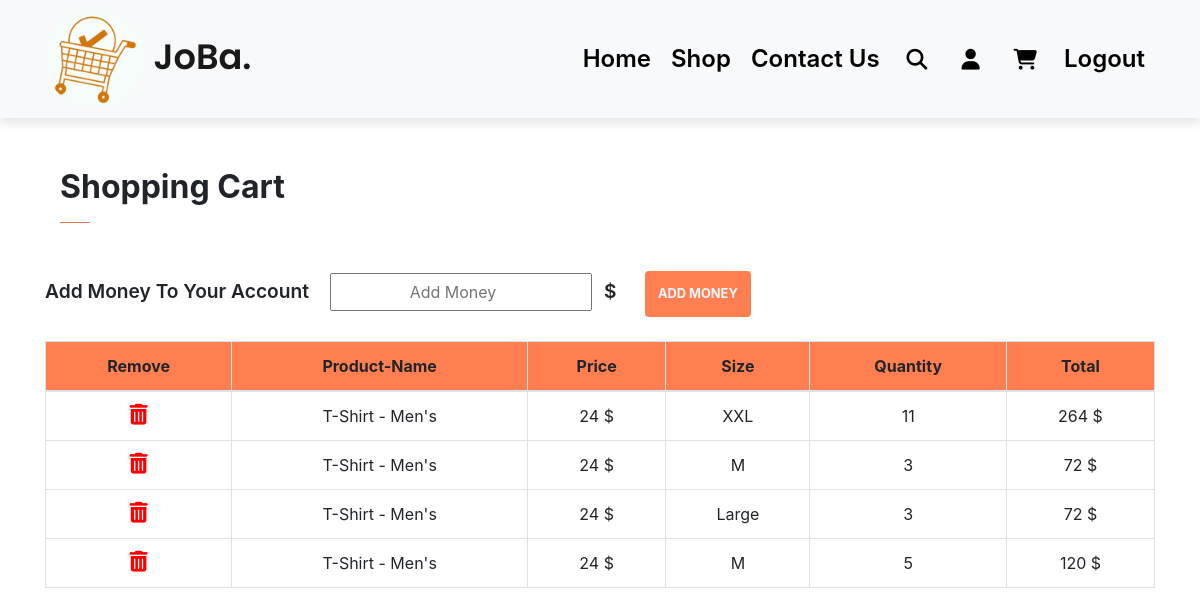
/cart (signed in), run on an earlier commit of the app's database.
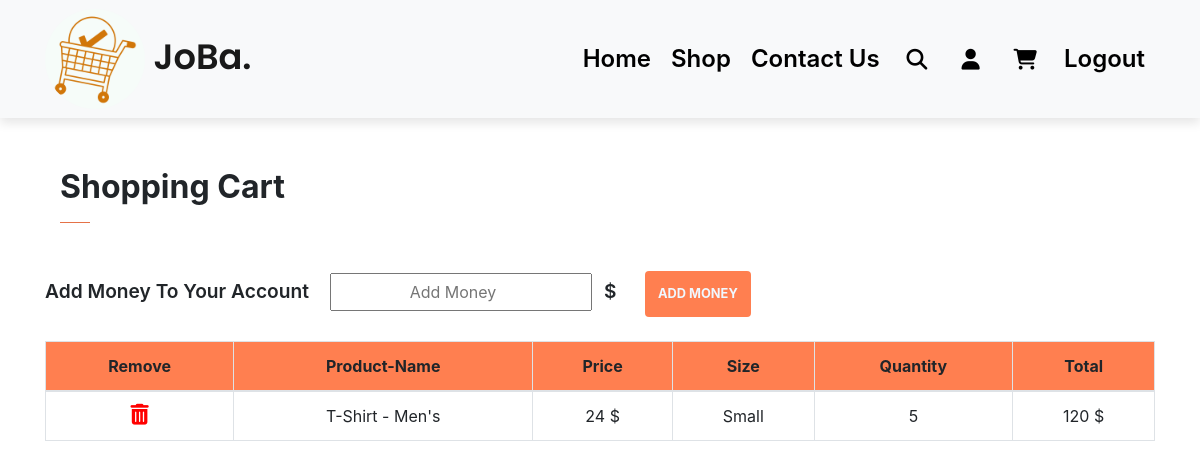
And on a later commit of the database.
### JoBa/models.py (models this page shows)
class Product(db.Model):
    id = db.Column(db.Integer, primary_key=True)
    date = db.Column(db.DateTime(timezone= True), default=func.now())
    product_name = db.Column(db.String(1000))
    product_price = db.Column(db.Integer)
    size = db.Column(db.String(1000))
    quantity = db.Column(db.Integer)
    user_id = db.Column(db.Integer, db.ForeignKey('user.id'))

### JoBa/views.py (the view, shortened to what this page needs)
@views.route("/cart", methods=["GET", "POST"])
@login_required
def cart():
    if request.method == "GET":
        return render_template("cart.html", title="JoBa-Cart", user=current_user)

### JoBa/__init__.py (called while the page is built)
def create_app():
    app = Flask(__name__)
    app.config["SECRET_KEY"] = "yousefsoftware2002engineer98"  # Use to secret you login session and your website date
    app.config["SQLALCHEMY_DATABASE_URI"] = f"sqlite:///{DB_Name}"
    db.init_app(app)
    from .views import views
    from .auth import auth
    app.register_blueprint(views, url_prefix="/")
    app.register_blueprint(auth, url_prefix="/")
    from .models import User, Product
    with app.app_context():
        db.create_all()
    login_manager = LoginManager()
    login_manager.login_view = "auth.login"
    login_manager.init_app(app)
    @login_manager.user_loader
    def load_user(id):
        return User.query.get(int(id))
    return app

### JoBa/templates/cart.html (shortened to what this page needs)
<!DOCTYPE html>
<html lang="en">
<head>
    <link rel="stylesheet" href="{{ url_for('static', filename='css/style.css')}}">
    <link rel="stylesheet" href="https://cdnjs.cloudflare.com/ajax/libs/font-awesome/6.2.0/css/all.min.css">
    <link rel="stylesheet" href="https://cdn.jsdelivr.net/npm/bootstrap@4.6.2/dist/css/bootstrap.min.css">    <link rel="stylesheet" href="https://cdnjs.cloudflare.com/ajax/libs/font-awesome/6.2.0/css/all.min.css">
</head>
<body>
  <nav class="navbar navbar-expand-lg navbar-light bg-light py-1 fixed-top">
    <div class="container">
      <a class="navbar-brand" href="/">
        <img src="static/images/logo/white.png" alt="logo" class="nav-logo">
        JoBa.
      </a>
      <div class="collapse navbar-collapse" id="navbarSupportedContent">
        <ul class="navbar-nav ml-auto">
          {% if user.is_authenticated %}
              <li class="nav-item">
                <a class="nav-link" href="/">Home</a>
              </li>
              <li class="nav-item">
                <a class="nav-link" href="shop1">Shop</a>
              </li>
              <li class="nav-item">
                <a class="nav-link" href="contact_us">Contact Us</a>
              </li>
              <li class="nav-item">
                <a class="nav-link"><i class="fa-solid fa-magnifying-glass"></i></a>
              </li>
              <li class="nav-item">
                <a class="nav-link" href="profile"><i class="fa-solid fa-user"></i></a>
              </li>
              <li class="nav-item">
                <a class="nav-link" href="cart"><i class="fa-solid fa-cart-shopping"></i></a>
              </li>
              <li class="nav-item">
                <a class="nav-link" href="logout">Logout</a>
              </li>
            {% endif %}
        </ul>
      </div>
    </div>
  </nav>
  <div class="container ">
        <div class="container pt-5">
        <h2 class="font-weight-bold">Shopping Cart</h2>
        <hr>
        </div>
        <form method="POST" class="money-form mt-5 mb-4">
            <div class="form-group">
                <label class="form-label money-label" for="money">Add Money To Your Account</label>
                <input name="money" type="number" id="money" placeholder="Add Money" class="money-input ml-3"></input>
                <label class="form-label money-label mx-2" for="Dollar">$</label>
                <button class="money-btn btn ml-3">Add Money</button>
            </div>
        </form>
        <table class="table table-bordered" style="text-align: center;">
            <thead>
              <tr style="background-color:coral;">
                <th scope="col">Remove</th>
                <th scope="col">Product-Name</th>
                <th scope="col">Price</th>
                <th scope="col">Size</th>
                <th scope="col">Quantity</th>
                <th scope="col">Total</th>
              </tr>
            </thead>
            <tbody>
              {% for product in user.products %}
                <tr>
                  <th scope="row" onclick="deleteProduct({{ product.id }})"><i class="fa-solid fa-trash-can" style="font-size:1.3rem;"></i></th>
                  <td>{{ product.product_name}}</td>
                  <td>{{ product.product_price}} $</td>
                  <td>{{ product.size}}</td>
                  <td>{{ product.quantity}}</td>
                  <td>{{ product.quantity *  product.product_price }} $</td>
                </tr>
              {% endfor %}
            </tbody>
          </table>
 </div>
</body>
</html>

### JoBa/static/css/style.css (style rules this page uses)
* { margin: 0; padding: 0; box-sizing: border-box; }
body { font-family: 'Poppins', sans-serif; }
h2 { font-size: 1.8rem; font-weight: 600; }
button.btn { font-size: 0.8rem; font-weight: 700; outline: none; border: none; padding: 13px; text-transform: uppercase; background-color: #1d1d1d; color: aliceblue; cursor: pointer; transition: 0.3s ease; }
hr { width: 30px; height: 2px; background-color: coral; }
.navbar { font-size: 20px; top: 0; left: 0; box-shadow: 0 5px 10px rgba(0,0,0,0.1); }
.nav-logo { width: 100px; height: 100px; border-radius: 50%; }
.navbar-light .navbar-brand { font-size: 2.2rem; font-weight: 600; font-family: 'Poppins', sans-serif; }
.navbar-light .navbar-collapse .navbar-nav .nav-link { color: black; padding: 0 20px; transition: 0.3s ease; }
.navbar i { padding: 0 7px; font-size: 1.3rem; cursor: pointer; transition: 0.3s ease; }
.navbar-light .navbar-collapse .navbar-nav .nav-link { padding: 10px; font-size: 1.5rem; font-weight: 600; }
.money-form .money-label { font-size: 1.2rem; font-weight: 600; }
.money-form .money-input { text-align: center; padding: 5px; }
.money-form .money-btn { background-color: coral; }
.fa-trash-alt:before, .fa-trash-can:before { content: "\f2ed"; color: red; cursor: pointer; }

What changed in the data, as far as the page shows it:
removed Product: product_name "T-Shirt - Men's", product_price "24", size "XXL", quantity "11", product.quantity*product.product_price "264"
removed Product: product_name "T-Shirt - Men's", product_price "24", size "M", quantity "3", product.quantity*product.product_price "72"
no longer on this page (row edited): Product: product_name "T-Shirt - Men's", product_price "24", size "Large", quantity "3", product.quantity*product.product_price "72"
removed Product: product_name "T-Shirt - Men's", product_price "24", size "M", quantity "5", product.quantity*product.product_price "120"
added Product: product_name "T-Shirt - Men's", product_price "24", size "Small", quantity "5", product.quantity*product.product_price "120"
